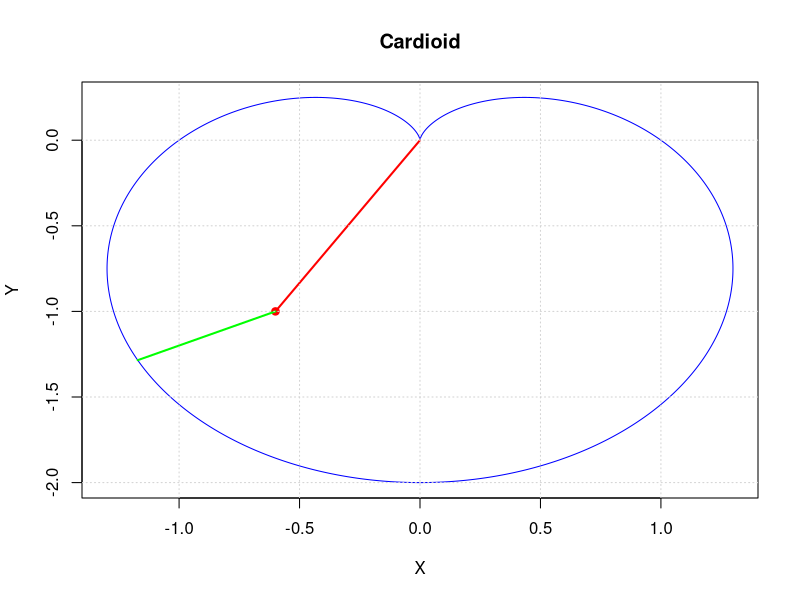

Generate this figure with R:

# Define a range of values for t
t <- seq(0, 2 * pi, length.out = 1000)

# Calculate the x and y coordinates for the cardioid
x <- (1 - sin(t)) * cos(t)
y <- (1 - sin(t)) * sin(t)

x_A <- -0.6
y_A <- -1.0
theta_A <- atan2(y_A,x_A)
theta_search <- c(0,2*pi)

# plot.new()
# Create a plot of the cardioid
plot(x,y, type = "l", col = "blue", xlab = "X", ylab = "Y", main = "Cardioid")
points(x_A,y_A, col = "red", pch = 19)
segments(0, 0, x_A, y_A, col = "red", lwd = 2)

min_distance <- Inf
min_x <- Inf
min_y <- Inf
for (t2 in seq(theta_search[1], theta_search[2], by = 0.001)) {
  x_coord <- (1 - sin(t2)) * cos(t2)
  y_coord <- (1 - sin(t2)) * sin(t2)
  
  distance <- sqrt((x_coord - x_A)^2 + (y_coord - y_A)^2)
  if (distance < min_distance) {
    min_distance <- distance
    min_x <- x_coord
    min_y <- y_coord
  }
}
segments(min_x, min_y, x_A, y_A, col = "green", lwd = 2)
# Add a grid for reference (optional)
grid()